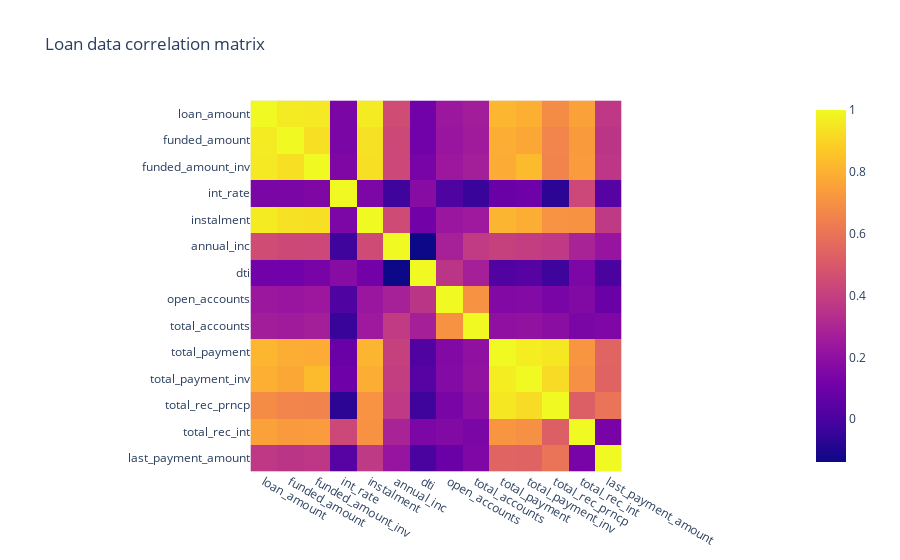

Notebook cell for this chart:
### Markdown cell above
#### Correlation matrix
Present two visualizations of our continuous data

### Code cell
print(my_plotter.mat_hm_corr_plot(temp_f, "Loan data correlation matrix"))
px.imshow(temp_f.corr(), title="Loan data correlation matrix")

### Figure 1 — Plotly figure (JSON) as saved in the notebook; plotly's stock layout.template omitted (floating-point values rounded to 4 significant figures; data arrays with more than 128 entries replaced by an {"elided": "..."} marker saying what was removed)
{"data": [{"coloraxis": "coloraxis", "hovertemplate": "x: %{x}<br>y: %{y}<br>color: %{z}<extra></extra>", "name": "0", "type": "heatmap", "x": ["loan_amount", "funded_amount", "funded_amount_inv", "int_rate", "instalment", "annual_inc", "dti", "open_accounts", "total_accounts", "total_payment", "total_payment_inv", "total_rec_prncp", "total_rec_int", "last_payment_amount"], "xaxis": "x", "y": ["loan_amount", "funded_amount", "funded_amount_inv", "int_rate", "instalment", "annual_inc", "dti", "open_accounts", "total_accounts", "total_payment", "total_payment_inv", "total_rec_prncp", "total_rec_int", "last_payment_amount"], "yaxis": "y", "z": {"elided": "14x14 float values"}}], "layout": {"coloraxis": {"colorscale": [[0, "#0d0887"], [0.1111, "#46039f"], [0.2222, "#7201a8"], [0.3333, "#9c179e"], [0.4444, "#bd3786"], [0.5556, "#d8576b"], [0.6667, "#ed7953"], [0.7778, "#fb9f3a"], [0.8889, "#fdca26"], [1, "#f0f921"]]}, "title": {"text": "Loan data correlation matrix"}, "xaxis": {"anchor": "y", "constrain": "domain", "domain": [0, 1], "scaleanchor": "y"}, "yaxis": {"anchor": "x", "autorange": "reversed", "constrain": "domain", "domain": [0, 1]}}}
